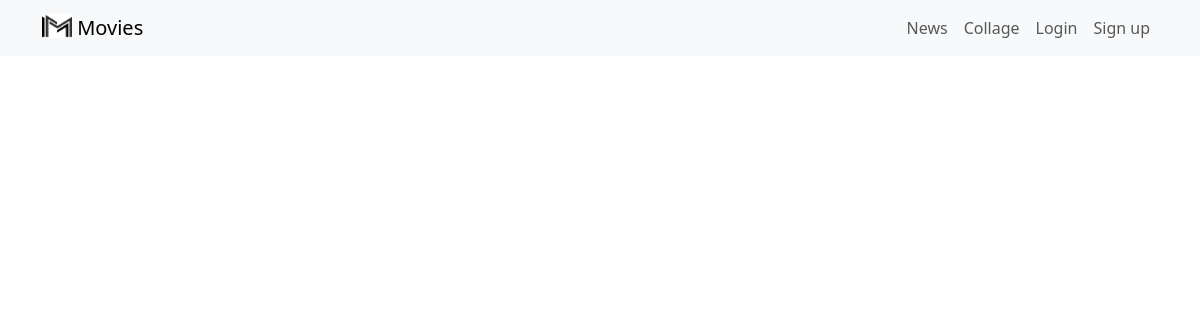
Before: /news/ with the older database file.
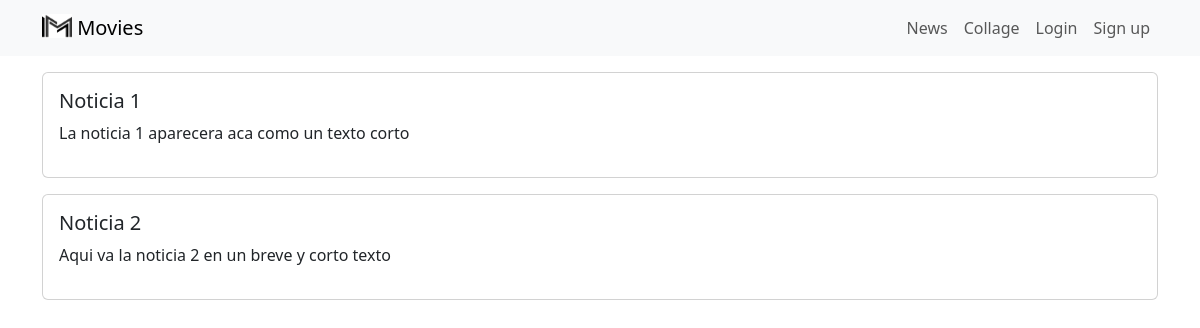
After: the same page with the newer database file.
### news/models.py (models this page shows, shortened)
class News(models.Model):
    headline = models.CharField(max_length=200)
    body = models.TextField()
    date = models.DateField()

### news/views.py (the view)
# urls.py: path('', views.news, name="news"),
def news(request):
    newss = News.objects.all().order_by('-date')
    return render(request, "news.html", {'newss':newss})

### news/templates/news.html (shortened to what this page needs)
<head>
    <link href="https://cdn.jsdelivr.net/npm/bootstrap@5.3.1/dist/css/bootstrap.min.css" rel="stylesheet">
</head>
{% extends 'base.html' %}
{% block content %}
<div class="container">
    {% for news in newss %}
    <div class="card mb-3">
        <div class="row g-0">
            <div class="card-body">
                <h5 class="card-title"> {{news.headline}} </h5>
                <p class="card-text"> {{ news.body}} </p>
            </div>
        </div>
    </div>
    {% endfor %}
    {% endblock content %}

### roomme/templates/base.html (shortened to what this page needs)
<head>
    <link href="https://cdn.jsdelivr.net/npm/bootstrap@5.3.1/dist/css/bootstrap.min.css" rel="stylesheet">
</head>
<nav class="navbar navbar-expand-lg navbar-light bg-light mb-3">
    <div class="container">
        <a class="navbar-brand" href="{% url 'home' %}">
            {% load static %}
                <img src="{% static 'images\M Letter logo business template.png' %}" alt="" width="30" height="24"
                class="d-inline-block align-text-top" />
                Movies
        </a>
        <div class="collapse navbar-collapse" id="navbarNavAltMarkup">
            <div class="navbar-nav ms-auto">
                <a class="nav-link" href="{% url 'news' %}">News</a>
                <a class="nav-link" href="{% url 'collage' %}">Collage</a>
                <a class="nav-link" href="#">Login</a>
                <a class="nav-link" href="#">Sign up</a>
            </div>
        </div>
    </div>
</nav>
    <div>
        {% block content %}
        {% endblock content %}
    </div>

Changed rows visible on the page:
added News: headline "Noticia 1", body "La noticia 1 aparecera aca como un texto corto"
added News: headline "Noticia 2", body "Aqui va la noticia 2 en un breve y corto texto"
